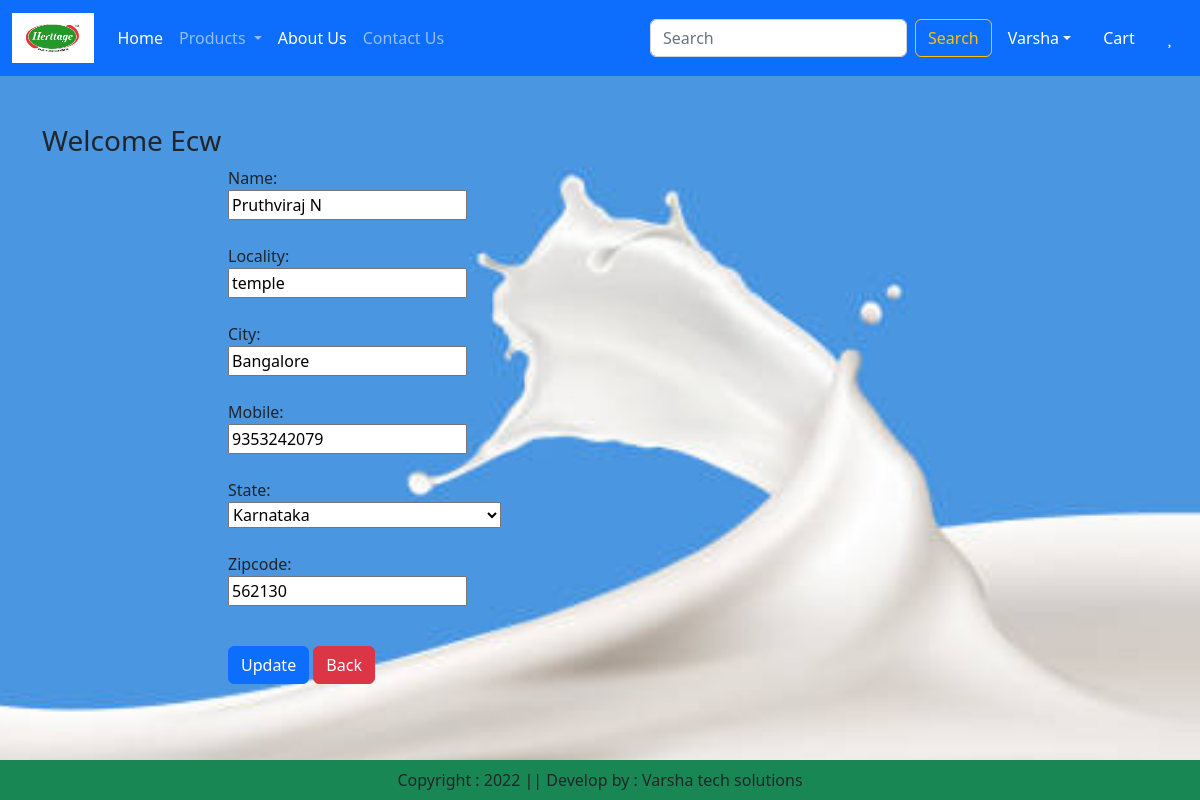
Page /updateAddress/40 (signed in) on the committed database.
### app/models.py (models this page shows, shortened)
class Customer(models.Model):
    user = models.ForeignKey(User,on_delete=models.CASCADE)
    name = models.CharField(max_length=200)
    locality=models. CharField(max_length=200)
    city = models.CharField(max_length=50)
    mobile =models. IntegerField (default=0)
    zipcode = models. IntegerField()
    state = models.CharField(choices=STATE_CHOICES,max_length=100)

### app/views.py (the view, shortened to what this page needs)
# urls.py: path('updateAddress/<int:pk>', views.updateAddress.as_view(),name="updateAddress"),
class updateAddress(View):
    def get(self,request,pk):
        add = Customer.objects.get(pk=pk)
        form = CustomerProfileForm(instance=add)
        return render(request, 'app/updateAddress.html',locals())

### app/forms.py
class CustomerProfileForm(forms.ModelForm):
     class Meta:
        model = Customer
        fields=['name','locality','city','mobile','state','zipcode']
        Widgets={
            'name':forms.TextInput(attrs={'autofocus': 'True','class':'form-control'}),
            'locality':forms.TextInput(attrs={'class':'form-control'}),
            'city':forms.TextInput(attrs={'class':'form-control'}),
            'mibile':forms.NumberInput(attrs={'class':'form-control'}),
            'state':forms.Select(attrs={'class':'form-control'}),
            'zipcode':forms.NumberInput(attrs={"class": "form-control"}),
        }

### app/templates/app/updateAddress.html (shortened to what this page needs)
{% extends 'app/base.html' %}
{% load static %}
{% block main-content %}
<div class="container my-5">
    <div clas="row">
        <h3>Welcome <span class="text-capitalize">{{request.user}}</span></h3>
    </div>
    <div class="col-sm-2 offset-sm-2">
        <form action="" method="">
            {% for fm in form %}
                {{fm.label_tag}} {{fm}} <small class="text-danger">{{fm.errors|striptags}}</small><br>
            {% endfor %}
            <div class="col-12 mt-3">
                <button type="submit" class="btn btn-primary">Update</button>
                <a href="{% url 'address' %}" type="button" class='btn btn-danger'>Back</a>
            </div>
        </form>
    </div>
</div>
{% endblock main-content %}

### rows in the picture
Customer: form "Pruthviraj N" "temple" "Bangalore" "9353242079" "Karnataka" "562130"

### other values in the picture
{{ request.user }} "Ecw"
{{ fm.label_tag }} "Name:" "Locality:" "City:" "Mobile:" "State:" "Zipcode:"
